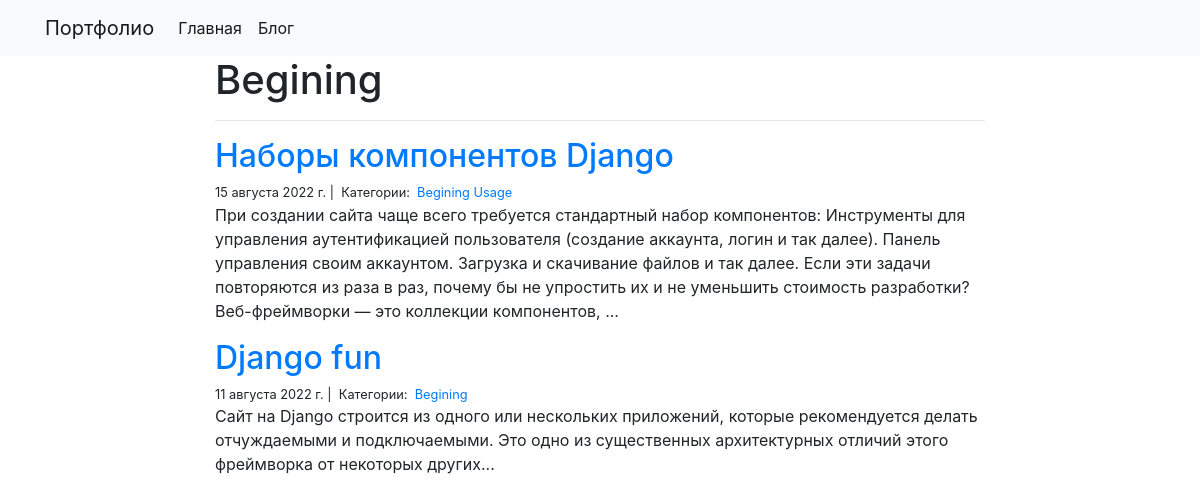
The app's page /blog/Begining/ with its own data.
### blog/models.py (models this page shows)
class Category(models.Model):
    name = models.CharField(max_length=30)

class Post(models.Model):
    title = models.CharField(max_length=250)
    body = models.TextField()
    created_on = models.DateTimeField(auto_now_add=True)
    last_modified = models.DateTimeField(auto_now=True)
    categories = models.ManyToManyField("Category", related_name="posts")

### blog/views.py (the view)
# urls.py: path('<category>/', views.blog_category, name='blog_category'),
def blog_category(request, category):
    posts = Post.objects.filter(
        categories__name__contains=category
    ).order_by(
        '-created_on')
    context = {
        'category': category,
        'posts': posts  # здесь выводим посты Posts
    }
    return render(request, 'blog_category.html', context)

### blog/templates/blog_category.html
{% extends "base.html" %}
{% block page_content %}
<div class="col-md-8 offset-md-2">
    <h1>{{ category | title }}</h1>
    <hr>
    {% for post in posts %}
        <h2><a href="{% url 'blog_detail' post.pk%}">{{ post.title }}</a></h2>
        <small>
            {{ post.created_on.date }} |&nbsp;
            Категории:&nbsp;
            {% for category in post.categories.all %}
            <a href="{% url 'blog_category' category.name%}">
                {{ category.name }}
            </a>
            {% endfor %}
        </small>
        <p>{{ post.body | slice:":400" }}...</p>
    {% endfor %}
</div>
{% endblock %}

### records on screen
Category: name "Begining"
Post: title "Наборы компонентов Django", created_on "15 августа 2022 г.", body "При создании сайта чаще всего требуется стандартный набор компонентов: Инструменты для управления аутентификацией пользователя (создание аккаунта, логин и так далее). Панель управления своим аккаунтом. Загрузка и скачивание файлов и так далее. Если эти задачи повторяются из раза в раз, почему бы не упростить их и не уменьшить стоимость разработки? Веб-фреймворки — это коллекции компонентов,"
Category: name "Usage"
Post: title "Django fun", created_on "11 августа 2022 г.", body "Сайт на Django строится из одного или нескольких приложений, которые рекомендуется делать отчуждаемыми и подключаемыми. Это одно из существенных архитектурных отличий этого фреймворка от некоторых других"
